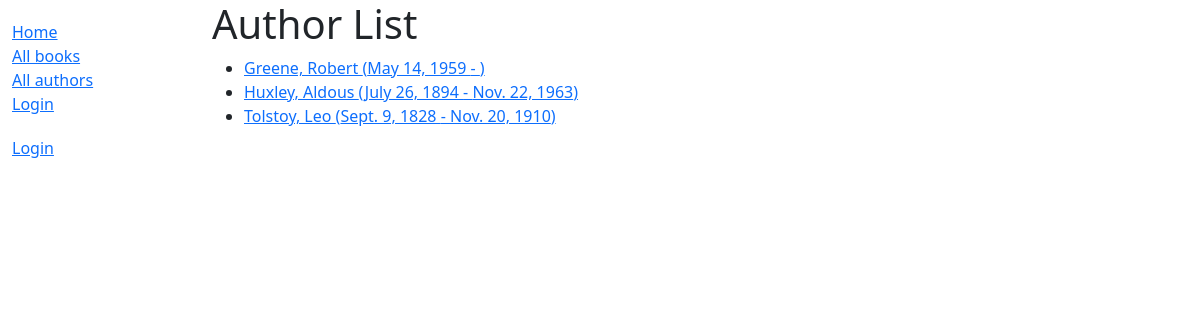
Screenshot of /catalog/authors/ with the database file from the repository.
### catalog/models.py (models this page shows)
class Author(models.Model):
    first_name = models.CharField(max_length=100)
    last_name = models.CharField(max_length=100)
    date_of_birth = models.DateField(null=True, blank=True)
    date_of_death = models.DateField('Died', null=True, blank=True)
    class Meta:
        ordering = ['last_name', 'first_name']
    def get_absolute_url(self):
        return reverse('author-detail', args=[str(self.id)])
    def __str__(self):
        return f'{self.last_name}, {self.first_name}'

### catalog/views.py (the view)
# urls.py: path('authors/', views.AuthorListView.as_view(), name='authors'),
class AuthorListView(generic.ListView):
    model = Author

### catalog/templates/catalog/author_list.html
{% extends "base_generic.html" %}
{% block content %}
<h1>Author List</h1>
{% if author_list %}
  <ul>
  {% for author in author_list %}
    <li>
      <a href="{{ author.get_absolute_url }}">
      {{ author }} ({{author.date_of_birth}} - {% if author.date_of_death %}{{author.date_of_death}}{% endif %})
      </a>
    </li>
  {% endfor %}
 </ul>
{% else %}
  <p>There are no authors available.</p>
{% endif %}
{% endblock %}

### rows the page displays
Author: last_name+first_name "Greene, Robert", date_of_birth "May 14, 1959"
Author: last_name+first_name "Huxley, Aldous", date_of_birth "July 26, 1894", date_of_death "Nov. 22, 1963"
Author: last_name+first_name "Tolstoy, Leo", date_of_birth "Sept. 9, 1828", date_of_death "Nov. 20, 1910"
